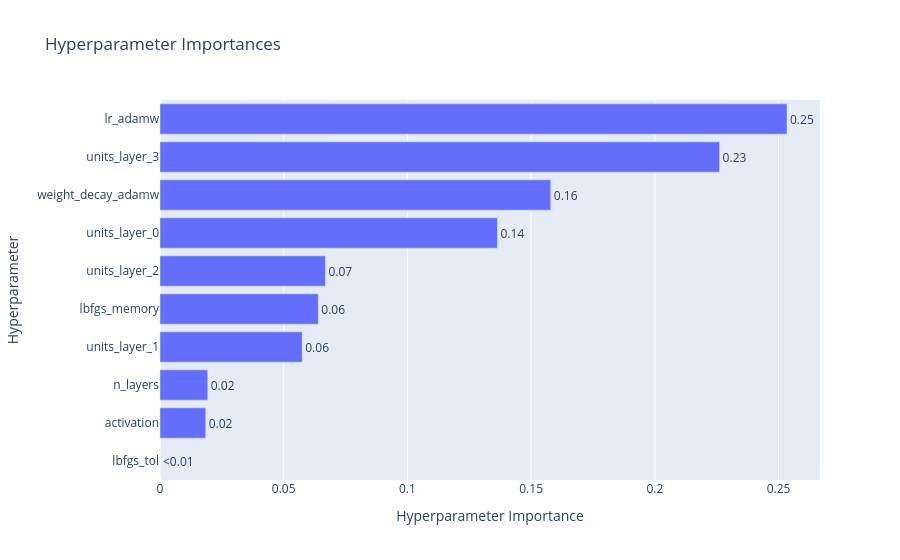

The code cell stored with this chart in its notebook:
### Code cell
plot_param_importances(study)

### Figure 1 — Plotly figure (JSON) as saved in the notebook; plotly's stock layout.template omitted (floating-point values rounded to 4 significant figures)
{"data": [{"cliponaxis": false, "hovertemplate": ["lbfgs_tol (FloatDistribution): 1.0868045160912862e-32<extra></extra>", "activation (CategoricalDistribution): 0.018468599725147805<extra></extra>", "n_layers (IntDistribution): 0.01929562562294876<extra></extra>", "units_layer_1 (IntDistribution): 0.057479230719787<extra></extra>", "lbfgs_memory (IntDistribution): 0.06397866843953413<extra></extra>", "units_layer_2 (IntDistribution): 0.06685402718234254<extra></extra>", "units_layer_0 (IntDistribution): 0.13639555238765128<extra></extra>", "weight_decay_adamw (FloatDistribution): 0.15793697309264088<extra></extra>", "units_layer_3 (IntDistribution): 0.22617952980640618<extra></extra>", "lr_adamw (FloatDistribution): 0.25341179302354133<extra></extra>"], "name": "Objective Value", "orientation": "h", "text": ["<0.01", "0.02", "0.02", "0.06", "0.06", "0.07", "0.14", "0.16", "0.23", "0.25"], "textposition": "outside", "type": "bar", "x": [1.087e-32, 0.01847, 0.0193, 0.05748, 0.06398, 0.06685, 0.1364, 0.1579, 0.2262, 0.2534], "y": ["lbfgs_tol", "activation", "n_layers", "units_layer_1", "lbfgs_memory", "units_layer_2", "units_layer_0", "weight_decay_adamw", "units_layer_3", "lr_adamw"]}], "layout": {"title": {"text": "Hyperparameter Importances"}, "xaxis": {"title": {"text": "Hyperparameter Importance"}}, "yaxis": {"title": {"text": "Hyperparameter"}}}}
